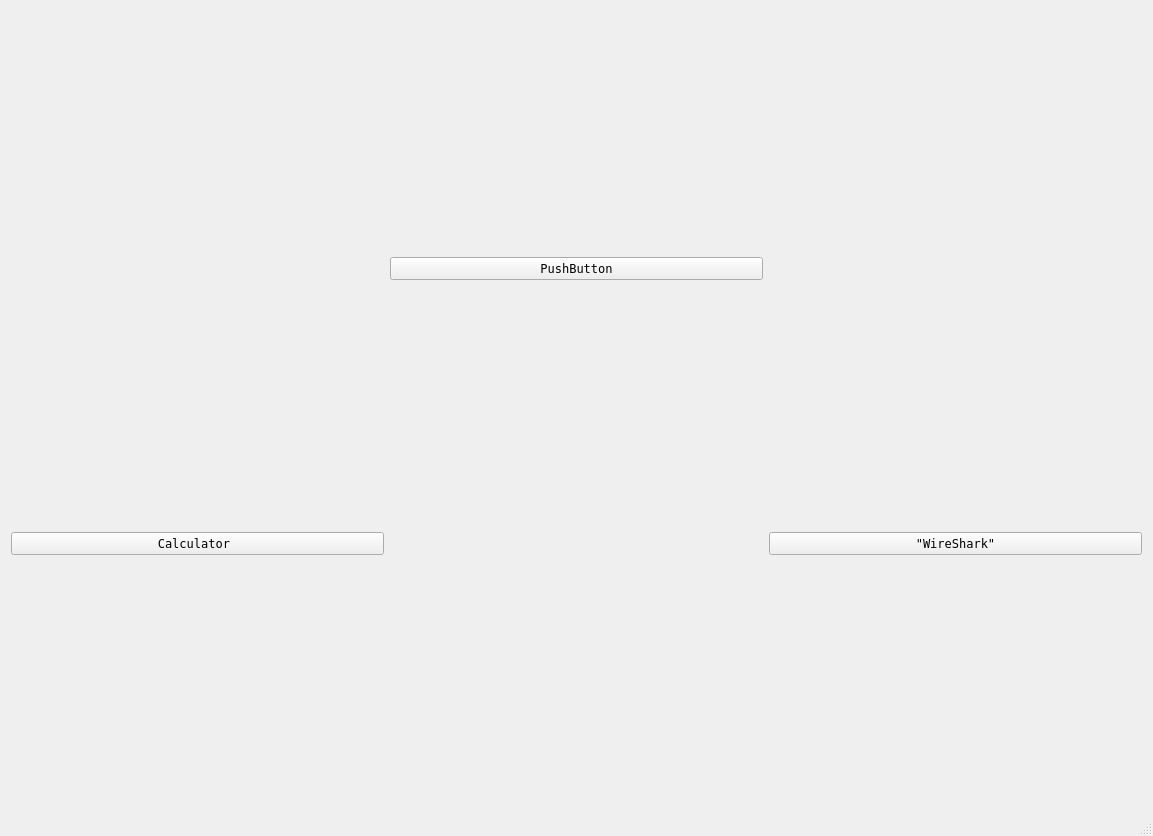
<?xml version="1.0" encoding="UTF-8"?>
<ui version="4.0">
 <class>MainWindow</class>
 <widget class="QMainWindow" name="MainWindow">
  <property name="geometry">
   <rect>
    <x>0</x>
    <y>0</y>
    <width>1153</width>
    <height>836</height>
   </rect>
  </property>
  <property name="font">
   <font>
    <family>Terminal</family>
   </font>
  </property>
  <property name="mouseTracking">
   <bool>false</bool>
  </property>
  <property name="contextMenuPolicy">
   <enum>Qt::DefaultContextMenu</enum>
  </property>
  <property name="acceptDrops">
   <bool>false</bool>
  </property>
  <property name="windowTitle">
   <string>The Best Program </string>
  </property>
  <property name="whatsThis">
   <string>&lt;html&gt;&lt;head/&gt;&lt;body&gt;&lt;p&gt;&lt;br/&gt;&lt;/p&gt;&lt;/body&gt;&lt;/html&gt;</string>
  </property>
  <widget class="QWidget" name="centralWidget">
   <layout class="QGridLayout" name="gridLayout">
    <item row="1" column="0">
     <widget class="QPushButton" name="pushButton">
      <property name="text">
       <string>Calculator </string>
      </property>
     </widget>
    </item>
    <item row="1" column="1">
     <widget class="QLabel" name="Background1">
      <property name="enabled">
       <bool>true</bool>
      </property>
      <property name="text">
       <string/>
      </property>
      <property name="textFormat">
       <enum>Qt::AutoText</enum>
      </property>
      <property name="pixmap">
       <pixmap>../1.png</pixmap>
      </property>
      <property name="scaledContents">
       <bool>false</bool>
      </property>
      <property name="wordWrap">
       <bool>false</bool>
      </property>
      <property name="margin">
       <number>0</number>
      </property>
      <property name="openExternalLinks">
       <bool>false</bool>
      </property>
     </widget>
    </item>
    <item row="1" column="2">
     <widget class="QPushButton" name="pushButton_2">
      <property name="text">
       <string>&quot;WireShark&quot;</string>
      </property>
     </widget>
    </item>
    <item row="0" column="1">
     <widget class="QPushButton" name="pushButton_3">
      <property name="text">
       <string>PushButton</string>
      </property>
     </widget>
    </item>
   </layout>
   <zorder>Background1</zorder>
   <zorder>pushButton</zorder>
   <zorder>pushButton_2</zorder>
   <zorder>pushButton_3</zorder>
  </widget>
  <widget class="QStatusBar" name="statusBar"/>
 </widget>
 <layoutdefault spacing="6" margin="11"/>
 <resources/>
 <connections/>
</ui>
